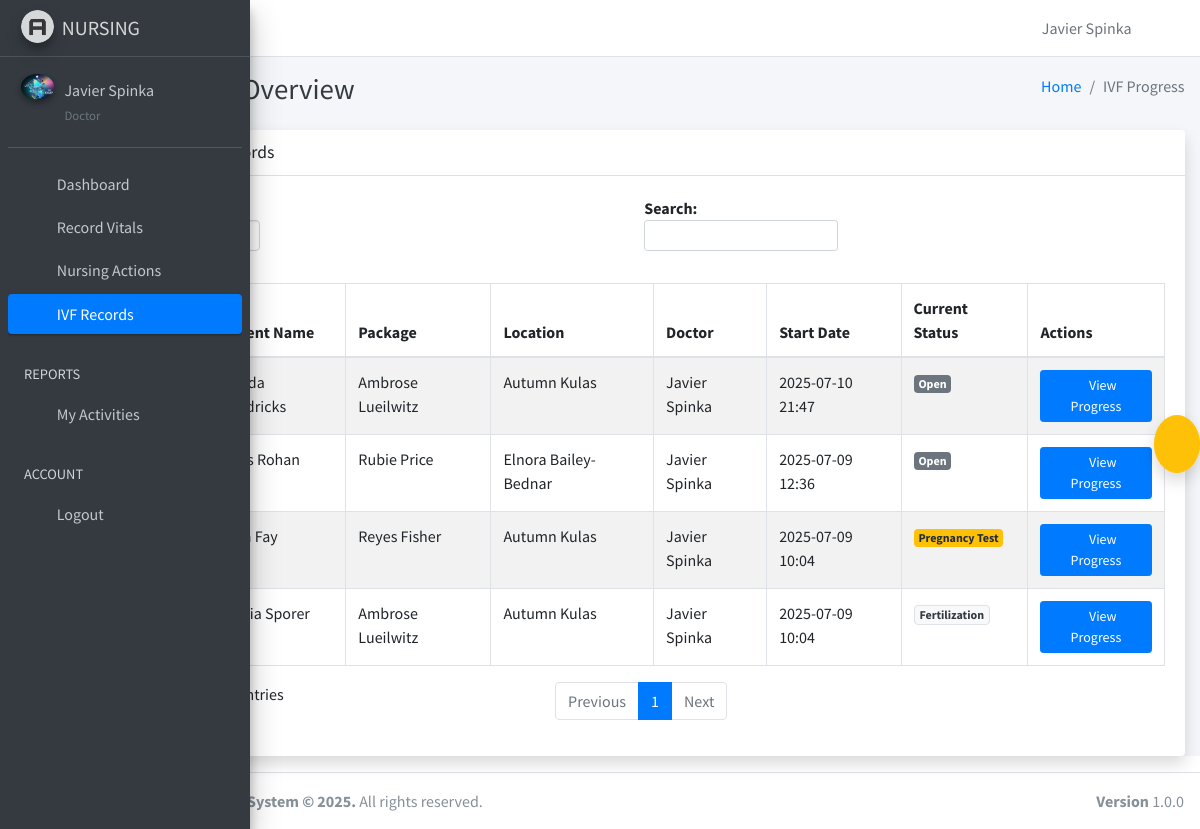
Before: /nurse/ivf-progress/ (signed in) with the older database file.
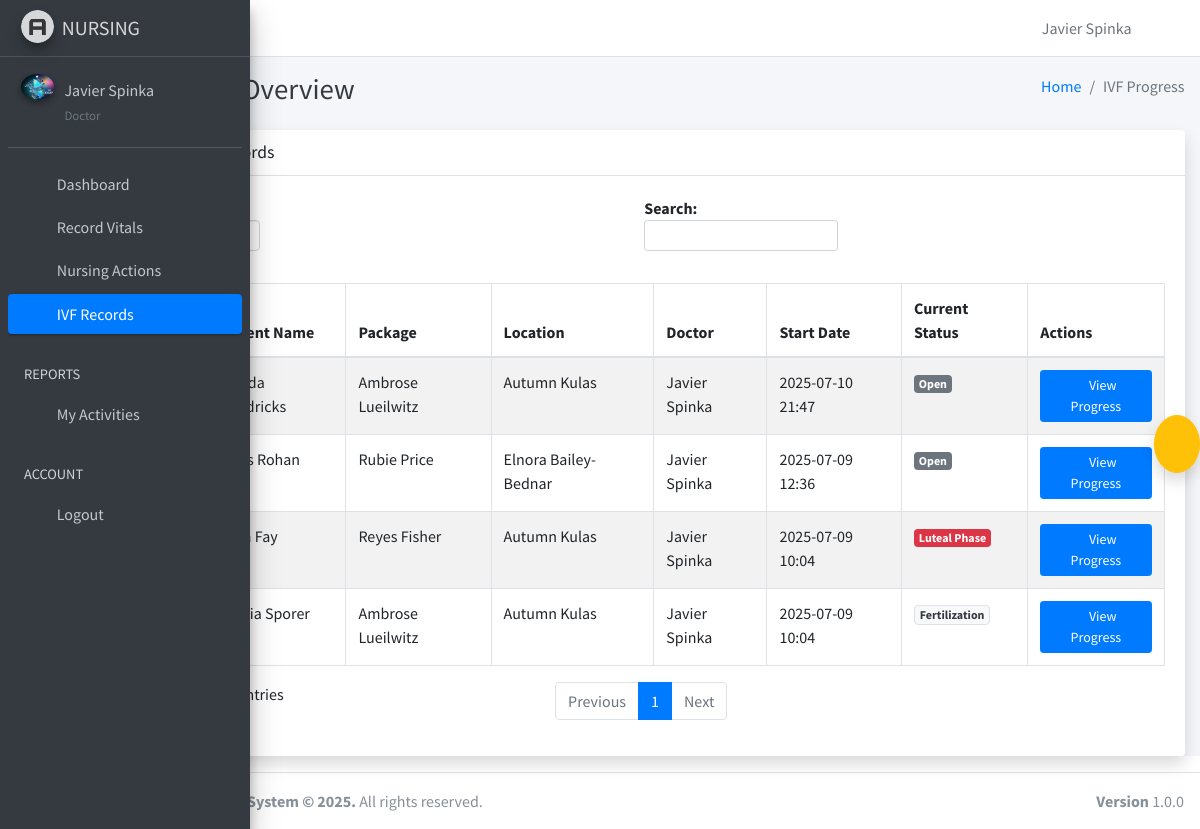
After: the same page with the newer database file.
### hospapp/models.py (models this page shows, shortened)
class Staff(models.Model):
    ROLE_CHOICES = [
        ('account', 'Account'),
        ('admin', 'Administrator'),
        ('doctor', 'Doctor'),
        ('hr', 'HR'),
        ('lab', 'Lab Technician'),
        ('nurse', 'Nurse'),
        ('pharmacy', 'Pharmacy'),
        ('receptionist', 'Receptionist'),
    ]
    GENDER_CHOICES = [('M', 'Male'), ('F', 'Female')]
    user = models.OneToOneField(User, on_delete=models.CASCADE)
    address = models.TextField(blank=True, null=True)
    date_joined = models.DateField(default=timezone.now)
    department = models.ForeignKey(Department, on_delete=models.SET_NULL, null=True, blank=True)
    gender = models.CharField(max_length=1, choices=GENDER_CHOICES, default='M')
    phone_number = models.CharField(max_length=15, blank=True)
    photo = models.ImageField(upload_to='profile_photos/', blank=True, null=True)
    role = models.CharField(max_length=20, choices=ROLE_CHOICES)
    class Meta:
        permissions = [
            ("can_edit_staff_profiles", "Can edit any staff user's profile details (username, email, names, role, phone)"),
            ("can_change_staff_status", "Can activate/deactivate staff user accounts"),
            ("can_view_staff_list", "Can view the list of all staff users in the admin area"),
            ("can_reset_staff_password", "Can reset staff user passwords"),
        ]

class IVFRecord(models.Model):
    STATUS_CHOICES = [
        ('open', 'Open'),
        ('pending', 'Pending'),
        ('in_progress', 'In Progress'),
        ('stimulation', 'Stimulation Phase'),
        ('egg_retrieval', 'Egg Retrieval'),
        ('fertilization', 'Fertilization'),
        ('embryo_transfer', 'Embryo Transfer'),
        ('luteal_phase', 'Luteal Phase'),
        ('pregnancy_test', 'Pregnancy Test'),
        ('completed', 'Completed'),
        ('cancelled', 'Cancelled'),
    ]
    patient = models.ForeignKey(Patient, on_delete=models.CASCADE)
    ivf_package = models.ForeignKey(IVFPackage, on_delete=models.SET_NULL, null=True)
    treatment_location = models.ForeignKey(TreatmentLocation, on_delete=models.SET_NULL, null=True)
    doctor_name = models.CharField(max_length=255)
    doctor_comments = models.TextField(blank=True)
    created_on = models.DateTimeField(default=timezone.now)
    status = models.CharField(max_length=255, choices=STATUS_CHOICES, default="open") # Added choices here

class Patient(models.Model):
    BLOOD_GROUP_CHOICES = [
        ('A+', 'A+'), ('A-', 'A-'),
        ('B+', 'B+'), ('B-', 'B-'),
        ('AB+', 'AB+'), ('AB-', 'AB-'),
        ('O+', 'O+'), ('O-', 'O-'),
    ]
    STATUS_CHOICES = [
        ('critical', 'Critical'),
        ('recovered', 'Recovered'),
        ('stable', 'Stable'),
    ]
    RELATIONSHIP_CHOICES = [
        ('Spouse', 'Spouse'),
        ('Father', 'Father'),
        ('Mother', 'Mother'),
        ('Son', 'Son'),
        ('Daughter', 'Daughter'),
        ('Brother', 'Brother'),
        ('Sister', 'Sister'),
        ('Guardian', 'Guardian'),
        ('Friend', 'Friend'),
        ('Other', 'Other'),
    ]
    address = models.TextField()
    blood_group = models.CharField(max_length=3, choices=BLOOD_GROUP_CHOICES, default='O+')
    date_of_birth = models.DateField()
    date_registered = models.DateTimeField(auto_now_add=True)
    email = models.EmailField(blank=True, null=True)
    first_time = models.CharField(max_length=20, blank=True)
    full_name = models.CharField(max_length=200)
    gender = models.CharField(max_length=10)
    id_number = models.CharField(max_length=100, blank=True)
    id_type = models.CharField(max_length=20, blank=True)
    marital_status = models.CharField(max_length=20)
    nationality = models.CharField(max_length=50)
    phone = models.CharField(max_length=15)
    photo = models.ImageField(upload_to='patient_photos/', blank=True, null=True)
    state_of_origin = models.CharField(max_length=50, blank=True)
    patient_id = models.CharField(max_length=100, unique=True, editable=False)
    registered_by = models.ForeignKey(User, on_delete=models.SET_NULL, null=True, blank=True, related_name='patients_registered')
    next_of_kin_name = models.CharField(max_length=100)
    next_of_kin_phone = models.CharField(max_length=15)
    next_of_kin_relationship = models.CharField(max_length=20, choices=RELATIONSHIP_CHOICES, blank=True, null=True)
    next_of_kin_email = models.EmailField(blank=True, null=True)
    next_of_kin_address = models.TextField(blank=True, null=True)
    diagnosis = models.TextField(blank=True, null=True)
    is_inpatient = models.BooleanField(default=False)
    medication = models.TextField(blank=True, null=True)
    notes = models.TextField(blank=True, null=True)
    referred_by = models.CharField(max_length=100, blank=True, null=True)
    status = models.CharField(max_length=20, choices=STATUS_CHOICES, default='stable')
    class Meta:
        ordering = ['-date_registered']

class IVFPackage(models.Model):
    name = models.CharField(max_length=255)
    Decription = models.CharField(max_length=255)
    price = models.FloatField(max_length=255, default=0.00)
    created_on = models.DateTimeField(default=timezone.now)

class TreatmentLocation(models.Model):
    name = models.CharField(max_length=255)
    address = models.CharField(max_length=255, blank=True)

### hospapp/views.py (the view)
# urls.py: path('nurse/ivf-progress/', views.nurse_view_ivf_progress, name='nurse_ivf_progress'),
@login_required
@require_http_methods(["GET"])
def nurse_view_ivf_progress(request):
    context = {
        'all_ivf_records': IVFRecord.objects.all().select_related('patient', 'ivf_package', 'treatment_location').order_by('-created_on'),
    }
    return render(request, 'nurses/ivf_progress.html', context)

### hospapp/templates/nurses/ivf_progress.html (shortened to what this page needs)
{% extends "nurses/base.html" %}
{% load static %}
{%block content%}
<div class="content-header">
    <div class="container-fluid">
        <div class="row mb-2">
            <div class="col-sm-6">
                <h1 class="m-0 text-dark">IVF Progress Overview</h1>
            </div>
            <div class="col-sm-6">
                <ol class="breadcrumb float-sm-right">
                    <li class="breadcrumb-item"><a href="#">Home</a></li>
                    <li class="breadcrumb-item active">IVF Progress</li>
                </ol>
            </div>
        </div>
    </div>
</div>
<section class="content">
    <div class="container-fluid">
        <div class="card shadow">
            <div class="card-header">
                <h3 class="card-title">
                </h3>
            </div>
            <div class="card-body">
                <div class="table-responsive">
                    <table id="ivfRecordsTable" class="table table-bordered table-striped">
                        <thead>
                            <tr>
                                <th>Patient ID</th>
                                <th>Patient Name</th>
                                <th>Package</th>
                                <th>Location</th>
                                <th>Doctor</th>
                                <th>Start Date</th>
                                <th>Current Status</th>
                                <th>Actions</th>
                            </tr>
                        </thead>
                        <tbody>
                            {% for record in all_ivf_records %}
                            <tr data-record-id="{{ record.id }}">
                                <td>{{ record.patient.patient_id }}</td>
                                <td>{{ record.patient.full_name }}</td>
                                <td>{{ record.ivf_package.name }}</td>
                                <td>{{ record.treatment_location.name }}</td>
                                <td>{{ record.doctor_name }}</td>
                                <td>{{ record.created_on|date:"Y-m-d H:i" }}</td>
                                <td>
                                    <span class="badge
                                        {% if record.status == 'open' %}badge-secondary
                                        {% elif record.status == 'pending' %}badge-warning
                                        {% elif record.status == 'in_progress' %}badge-info
                                        {% elif record.status == 'stimulation' %}badge-primary
                                        {% elif record.status == 'egg_retrieval' %}badge-success
                                        {% elif record.status == 'fertilization' %}badge-light text-dark border
                                        {% elif record.status == 'embryo_transfer' %}badge-dark
                                        {% elif record.status == 'luteal_phase' %}badge-danger
                                        {% elif record.status == 'pregnancy_test' %}badge-warning
                                        {% elif record.status == 'completed' %}badge-success
                                        {% elif record.status == 'cancelled' %}badge-danger
                                        {% endif %}">
                                        {{ record.get_status_display }}
                                    </span>
                                </td>
                                <td>
                                    <button class="btn btn-sm btn-primary viewProgressBtn"
                                        data-record-id="{{ record.id }}"
                                        data-patient-name="{{ record.patient.full_name }}">
                                        <i class="fas fa-eye"></i> View Progress
                                    </button>
                                </td>
                            </tr>
                            {% endfor %}
                        </tbody>
                    </table>
                </div>
            </div>
        </div>
    </div>
</section>
{% endblock %}

### hospapp/templates/nurses/base.html (shortened to what this page needs)
{% load static %}
<!DOCTYPE html>
<html>
<head>
    <link rel="stylesheet" href="{% static 'plugins/fontawesome-free/css/all.min.css' %}">
    <link rel="stylesheet" href="{% static 'dist/css/adminlte.min.css' %}">
    <link href="{% static 'plugins/bootstrap-icons/bootstrap-icons.css' %}" rel="stylesheet">
</head>
<body class="hold-transition sidebar-mini sidebar-collapse">
    <div class="wrapper">
        <nav class="main-header navbar navbar-expand navbar-white navbar-light">
            <ul class="navbar-nav">
                <li class="nav-item">
                    <a class="nav-link" data-widget="pushmenu" href="#" role="button"></a>
                </li>
                <li class="nav-item d-none d-sm-inline-block">
                    <a href="{% url 'nurse' %}" class="nav-link">Home</a>
                </li>
            </ul>
            <ul class="navbar-nav ml-auto">
                <li class="nav-item">
                    <span class="nav-link text-muted">
                        <i class="fas fa-user mr-1"></i>
                        {{ user.get_full_name|default:user.username }}
                    </span>
                </li>
                <li class="nav-item">
                    <a class="nav-link" href="{% url 'logout' %}" title="Logout">
                        <i class="fas fa-sign-out-alt"></i>
                    </a>
                </li>
            </ul>
        </nav>
        <aside class="main-sidebar sidebar-dark-primary elevation-4">
            <a href="{% url 'nurse' %}" class="brand-link">
                <img src="{% static 'dist/img/AdminLTELogo.png' %}" alt="HMS Logo" class="brand-image img-circle elevation-3"
                    style="opacity: .8">
                <span class="brand-text font-weight-medium text-uppercase">Nursing</span>
            </a>
            <div class="sidebar">
                <div class="user-panel mt-3 pb-3 mb-3 d-flex">
                    <div class="image">
                        {% if user.staff.photo %}
                        <img src="{{ user.staff.photo.url }}" class="img-circle elevation-2" alt="{{ user.get_full_name|default:user.username }}">
                        {% else %}
                        <img src="{% static 'dist/img/user2-160x160.jpg' %}" class="img-circle elevation-2" alt="User Image">
                        {% endif %}
                    </div>
                    <div class="info">
                        <a href="#" class="d-block">{{ user.get_full_name|default:user.username }}</a>
                        <small class="text-muted text-capitalize">{{ user.staff.role }}</small>
                    </div>
                </div>
                <nav class="mt-2">
                    <ul class="nav nav-pills nav-sidebar flex-column" data-widget="treeview" role="menu"
                        data-accordion="false">
                        <li class="nav-item">
                            <a href="{% url 'nurse' %}" class="nav-link {% if request.resolver_match.url_name == 'nurse' %}active{% endif %}">
                                <i class="nav-icon fas fa-tachometer-alt"></i>
                                <p>Dashboard</p>
                            </a>
                        </li>
                        <li class="nav-item">
                            <a href="{% url 'vitals' %}" class="nav-link {% if request.resolver_match.url_name == 'vitals' %}active{% endif %}">
                                <i class="nav-icon fas fa-heartbeat"></i>
                                <p>Record Vitals</p>
                            </a>
                        </li>
                        <li class="nav-item">
                            <a href="{% url 'nursing_actions' %}" class="nav-link {% if request.resolver_match.url_name == 'nursing_ward_actions' %}active{% endif %}">
                                <i class="nav-icon fas fa-hospital-user"></i>
                                <p>Nursing Actions</p>
                            </a>
                        </li>
                        <li class="nav-item">
                            <a href="{% url 'nurse_ivf_progress' %}" class="nav-link {% if request.resolver_match.url_name == 'nurse_ivf_progress' %}active{% endif %}">
                                <i class="nav-icon fas fa-baby"></i>
                                <p>IVF Records</p>
                            </a>
                        </li>
                        <li class="nav-header">REPORTS</li>
                        <li class="nav-item">
                            <a href="{% url 'nurse_activity_report' %}" class="nav-link">
                                <i class="nav-icon fas fa-chart-line"></i>
                                <p>My Activities</p>
                            </a>
                        </li>
                        <li class="nav-header">ACCOUNT</li>
                        <li class="nav-item">
                            <a href="{% url 'logout' %}" class="nav-link">
                                <i class="nav-icon fas fa-sign-out-alt text-danger"></i>
                                <p>Logout</p>
                            </a>
                        </li>
                    </ul>
                </nav>
            </div>
        </aside>
        <div class="content-wrapper">
            {% block content %}
            {% endblock %}
        </div>
        <div id="notification-bell" style="position: fixed; top: 50%; right: 0; z-index: 1050; display: none;">
            <button class="btn btn-warning rounded-circle p-3 shadow" id="toggleNotifications">
                <i class="fas fa-bell"></i>
            </button>
        </div>
        <footer class="main-footer">
            <div class="float-right d-none d-sm-block">
                <b>Version</b> 1.0.0
            </div>
            <strong>Hospital Management System &copy; {% now "Y" %}.</strong> All rights reserved.
        </footer>
    </div>
</body>
</html>

Changed rows visible on the page:
changed IVFRecord "Leon Fay": status "Pregnancy Test" → "Luteal Phase"
